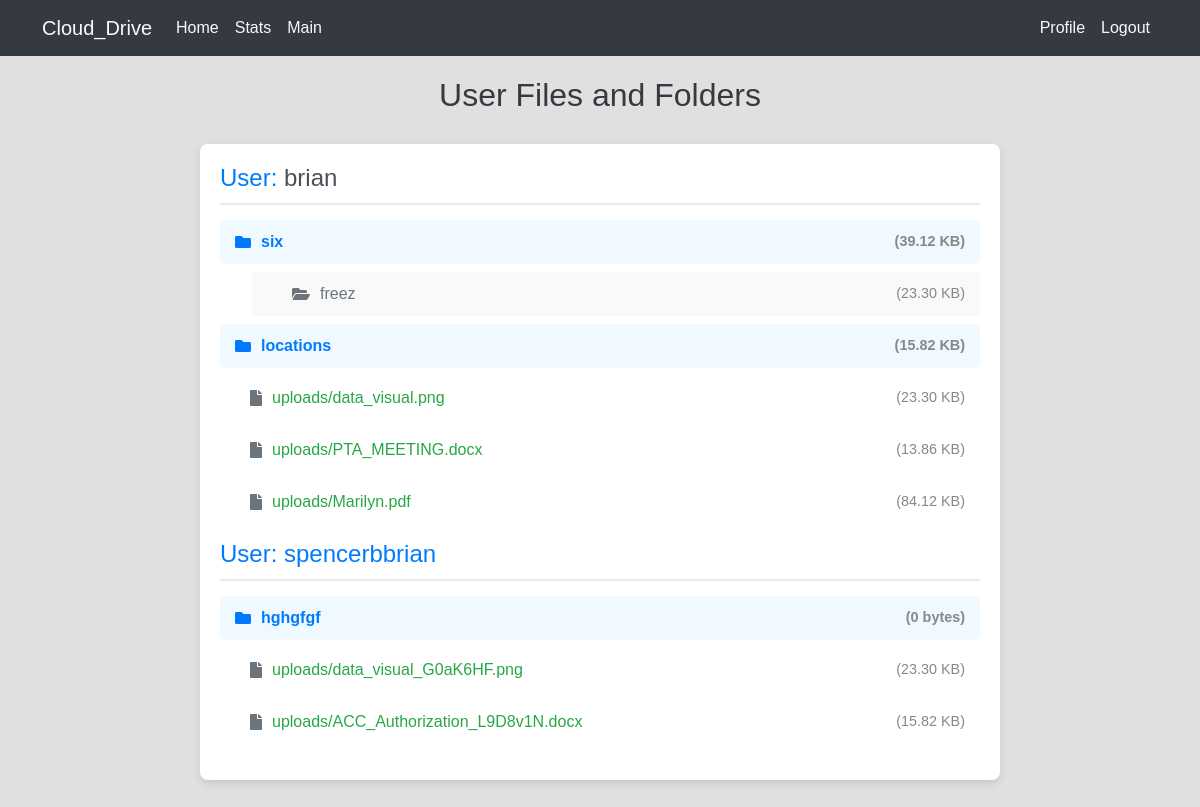
Page /home/ (signed in) on the earlier database version.
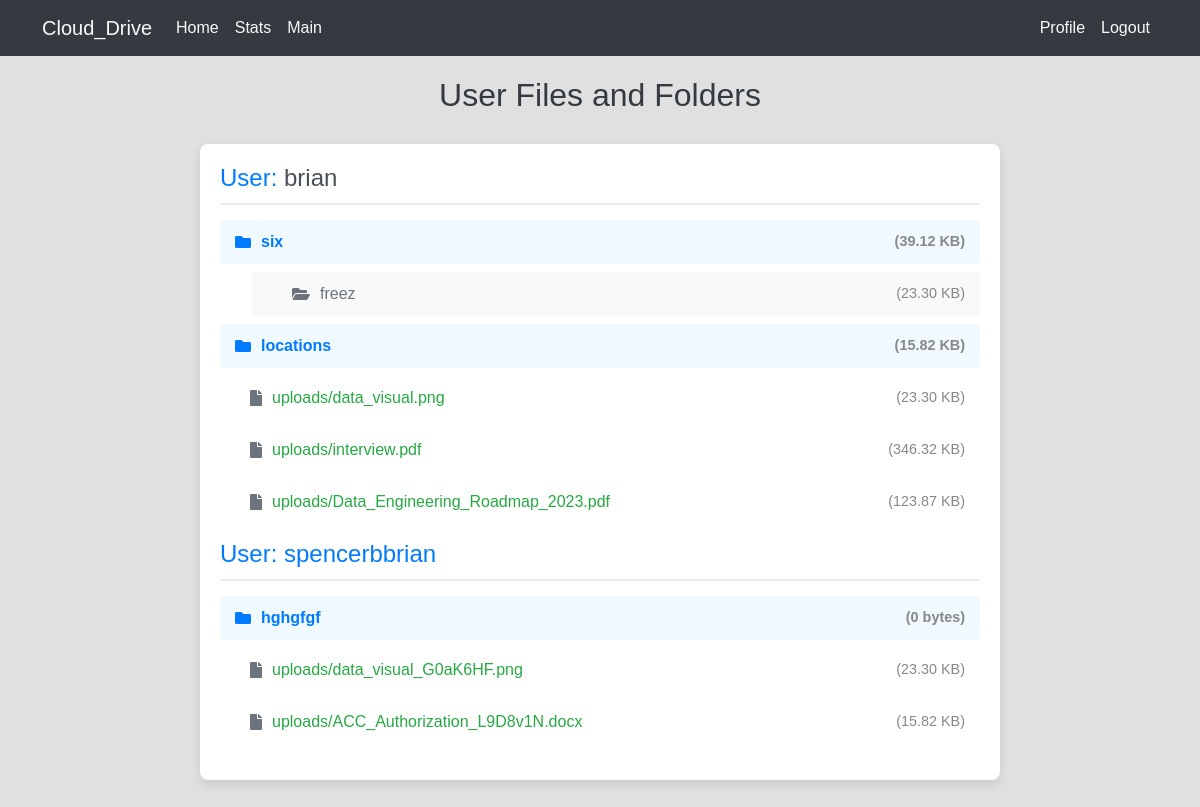
Same page on the later database version.
### accounts/models.py (models this page shows, shortened)
class Folder(models.Model):
    name = models.CharField(max_length=255)
    created_at = models.DateTimeField(auto_now_add=True)
    updated_at = models.DateTimeField(auto_now=True)
    user = models.ForeignKey(User, on_delete=models.CASCADE, related_name='folders')
    parent_folder = models.ForeignKey('self', null=True, blank=True, related_name='subfolders', on_delete=models.CASCADE)
    size = models.PositiveIntegerField(default=0)

class UploadedFile(models.Model):
    file = models.FileField(upload_to='uploads/')
    uploaded_at = models.DateTimeField(auto_now_add=True)
    user = models.ForeignKey(User, on_delete=models.CASCADE, related_name='files')
    folder = models.ForeignKey(Folder, on_delete=models.CASCADE, null=True, blank=True, related_name='files')  # Add related_name='files'
    file_size = models.PositiveIntegerField(default=0)  # Default size to 0

### accounts/views.py (the view)
# urls.py: path('home/', views.home, name='home'),
@login_required
def home(request):
    users_data = {}
    users = User.objects.exclude(username=request.user.username)
    for user in User.objects.all():
        folders = Folder.objects.filter(user=user, parent_folder__isnull=True)
        files = UploadedFile.objects.filter(user=user)
        users_data[user.username] = {
            'folders': folders,
            'files': files,
            'folder_sizes': {folder.id: get_folder_size(folder) for folder in folders}
        }
    context = {
        'current_user': request.user,
        'other_users': users,
        'users_data': users_data,
    }
    return render(request, 'home.html', context)

### accounts/templatetags/file_extras.py (called while the page is built)
@register.filter
def filesizeformat(value):
    if value is None:
        return "0 bytes"  # or another suitable default representation
    if value < 1024:
        return f'{value} bytes'
    elif value < 1048576:
        return f'{value/1024:.2f} KB'
    elif value < 1073741824:
        return f'{value/1048576:.2f} MB'
    else:
        return f'{value/1073741824:.1f} GB'

### accounts/views.py (called while the page is built)
def get_folder_size(folder):
    total_size = 0
    for file in UploadedFile.objects.filter(folder=folder):
        total_size += file.file_size
    for subfolder in folder.subfolders.all():
        total_size += get_folder_size(subfolder)
    return total_size

### accounts/templates/home.html (shortened to what this page needs)
{% extends "master.html" %}
{% load file_extras %}
{% block content %}
<h1 class="page-title">User Files and Folders</h1>
<div class="user-section">
    {% for username, data in users_data.items %}
        <h3>User:
            {% if username == request.user.username %}
                <a href="{% url 'main' %}" class="username-link">{{ username }}</a>
            {% else %}
                {{ username }}
            {% endif %}
        </h3>
        <ul class="user-data-list">
            {% for folder in data.folders %}
                <li class="folder-item" onclick="toggleFolder(this)">
                    <i class="fas fa-folder folder-icon"></i>
                    {{ folder.name }}
                    <span class="file-size">({{ folder.size|filesizeformat }})</span>
                </li>
                <ul class="subfolder-list">
                    {% for subfolder in folder.subfolders.all %}
                        <li class="subfolder-item" onclick="toggleFolder(this)">
                            <i class="fas fa-folder-open subfolder-icon"></i>
                            {{ subfolder.name }}
                            <span class="file-size">({{ subfolder.size|filesizeformat }})</span>
                        </li>
                    {% endfor %}
                </ul>
            {% endfor %}
            {% for file in data.files %}
                <li class="file-item">
                    <i class="fas fa-file file-icon"></i>
                    {{ file.file.name }}
                    <span class="file-size">({{ file.file_size|filesizeformat }})</span>
                </li>
            {% endfor %}
        </ul>
    {% endfor %}
</div>
{% endblock %}

Differences in the rows shown:
removed UploadedFile: file.name "uploads/PTA_MEETING.docx", file_size|filesizeformat "13.86 KB", shown under "brian"
removed UploadedFile: file.name "uploads/Marilyn.pdf", file_size|filesizeformat "84.12 KB", shown under "brian"
added UploadedFile: file.name "uploads/interview.pdf", file_size|filesizeformat "346.32 KB", shown under "brian"
added UploadedFile: file.name "uploads/Data_Engineering_Roadmap_2023.pdf", file_size|filesizeformat "123.87 KB", shown under "brian"
